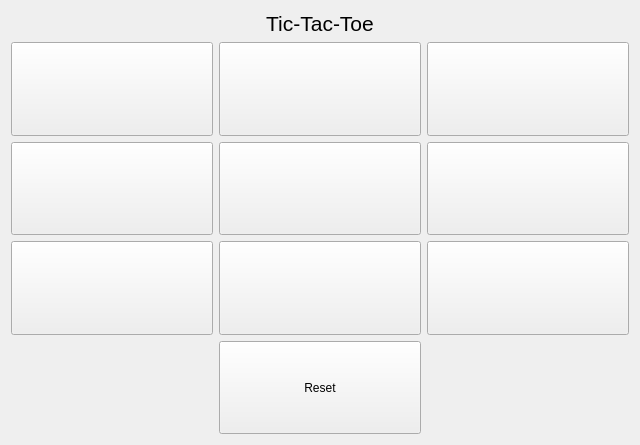
<?xml version="1.0" encoding="UTF-8"?>
<ui version="4.0">
 <class>Form</class>
 <widget class="QWidget" name="Form">
  <property name="geometry">
   <rect>
    <x>0</x>
    <y>0</y>
    <width>640</width>
    <height>445</height>
   </rect>
  </property>
  <property name="windowTitle">
   <string>Form</string>
  </property>
  <layout class="QGridLayout" name="gridLayout_3">
   <item row="3" column="0">
    <widget class="QPushButton" name="b1">
     <property name="sizePolicy">
      <sizepolicy hsizetype="Expanding" vsizetype="Expanding">
       <horstretch>0</horstretch>
       <verstretch>0</verstretch>
      </sizepolicy>
     </property>
     <property name="font">
      <font>
       <family>Times New Roman</family>
       <pointsize>12</pointsize>
      </font>
     </property>
     <property name="text">
      <string/>
     </property>
    </widget>
   </item>
   <item row="3" column="1">
    <widget class="QPushButton" name="b2">
     <property name="sizePolicy">
      <sizepolicy hsizetype="Expanding" vsizetype="Expanding">
       <horstretch>0</horstretch>
       <verstretch>0</verstretch>
      </sizepolicy>
     </property>
     <property name="font">
      <font>
       <family>Times New Roman</family>
       <pointsize>12</pointsize>
      </font>
     </property>
     <property name="text">
      <string/>
     </property>
    </widget>
   </item>
   <item row="5" column="0">
    <widget class="QPushButton" name="b4">
     <property name="sizePolicy">
      <sizepolicy hsizetype="Expanding" vsizetype="Expanding">
       <horstretch>0</horstretch>
       <verstretch>0</verstretch>
      </sizepolicy>
     </property>
     <property name="font">
      <font>
       <family>Times New Roman</family>
       <pointsize>12</pointsize>
      </font>
     </property>
     <property name="text">
      <string/>
     </property>
    </widget>
   </item>
   <item row="5" column="1">
    <widget class="QPushButton" name="b5">
     <property name="sizePolicy">
      <sizepolicy hsizetype="Expanding" vsizetype="Expanding">
       <horstretch>0</horstretch>
       <verstretch>0</verstretch>
      </sizepolicy>
     </property>
     <property name="font">
      <font>
       <family>Times New Roman</family>
       <pointsize>12</pointsize>
      </font>
     </property>
     <property name="text">
      <string/>
     </property>
    </widget>
   </item>
   <item row="3" column="2">
    <widget class="QPushButton" name="b3">
     <property name="sizePolicy">
      <sizepolicy hsizetype="Expanding" vsizetype="Expanding">
       <horstretch>0</horstretch>
       <verstretch>0</verstretch>
      </sizepolicy>
     </property>
     <property name="font">
      <font>
       <family>Times New Roman</family>
       <pointsize>12</pointsize>
      </font>
     </property>
     <property name="text">
      <string/>
     </property>
    </widget>
   </item>
   <item row="5" column="2">
    <widget class="QPushButton" name="b6">
     <property name="sizePolicy">
      <sizepolicy hsizetype="Expanding" vsizetype="Expanding">
       <horstretch>0</horstretch>
       <verstretch>0</verstretch>
      </sizepolicy>
     </property>
     <property name="font">
      <font>
       <family>Times New Roman</family>
       <pointsize>12</pointsize>
      </font>
     </property>
     <property name="text">
      <string/>
     </property>
    </widget>
   </item>
   <item row="6" column="0">
    <widget class="QPushButton" name="b7">
     <property name="sizePolicy">
      <sizepolicy hsizetype="Expanding" vsizetype="Expanding">
       <horstretch>0</horstretch>
       <verstretch>0</verstretch>
      </sizepolicy>
     </property>
     <property name="font">
      <font>
       <family>Times New Roman</family>
       <pointsize>12</pointsize>
      </font>
     </property>
     <property name="text">
      <string/>
     </property>
    </widget>
   </item>
   <item row="6" column="1">
    <widget class="QPushButton" name="b8">
     <property name="sizePolicy">
      <sizepolicy hsizetype="Expanding" vsizetype="Expanding">
       <horstretch>0</horstretch>
       <verstretch>0</verstretch>
      </sizepolicy>
     </property>
     <property name="font">
      <font>
       <family>Times New Roman</family>
       <pointsize>12</pointsize>
      </font>
     </property>
     <property name="text">
      <string/>
     </property>
    </widget>
   </item>
   <item row="6" column="2">
    <widget class="QPushButton" name="b9">
     <property name="sizePolicy">
      <sizepolicy hsizetype="Expanding" vsizetype="Expanding">
       <horstretch>0</horstretch>
       <verstretch>0</verstretch>
      </sizepolicy>
     </property>
     <property name="font">
      <font>
       <family>Times New Roman</family>
       <pointsize>12</pointsize>
      </font>
     </property>
     <property name="text">
      <string/>
     </property>
    </widget>
   </item>
   <item row="7" column="1">
    <layout class="QHBoxLayout" name="horizontalLayout">
     <item>
      <widget class="QPushButton" name="Reset">
       <property name="sizePolicy">
        <sizepolicy hsizetype="Expanding" vsizetype="Expanding">
         <horstretch>0</horstretch>
         <verstretch>0</verstretch>
        </sizepolicy>
       </property>
       <property name="text">
        <string>Reset</string>
       </property>
      </widget>
     </item>
    </layout>
   </item>
   <item row="2" column="1">
    <widget class="QLabel" name="msg">
     <property name="sizePolicy">
      <sizepolicy hsizetype="Expanding" vsizetype="Minimum">
       <horstretch>0</horstretch>
       <verstretch>0</verstretch>
      </sizepolicy>
     </property>
     <property name="font">
      <font>
       <pointsize>16</pointsize>
      </font>
     </property>
     <property name="text">
      <string>Tic-Tac-Toe</string>
     </property>
     <property name="alignment">
       <set>Qt::AlignCenter</set>
     </property>
    </widget>
   </item>
  </layout>
 </widget>
 <resources/>
 <connections/>
</ui>
